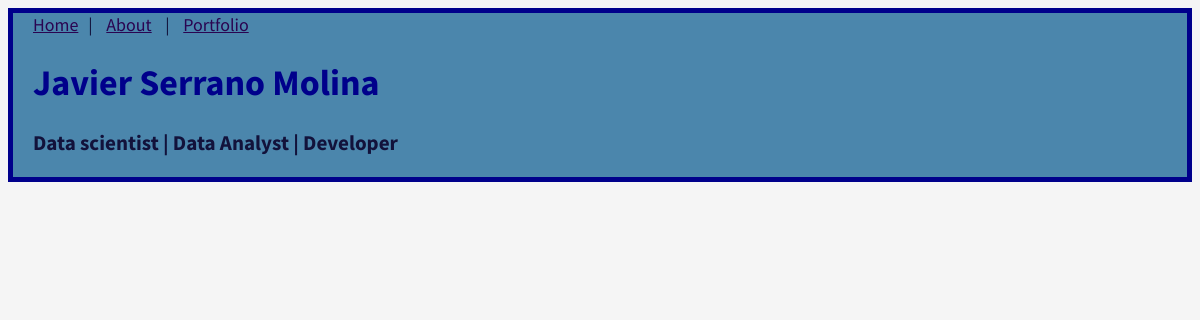
Before: /blog/ with the older database file.
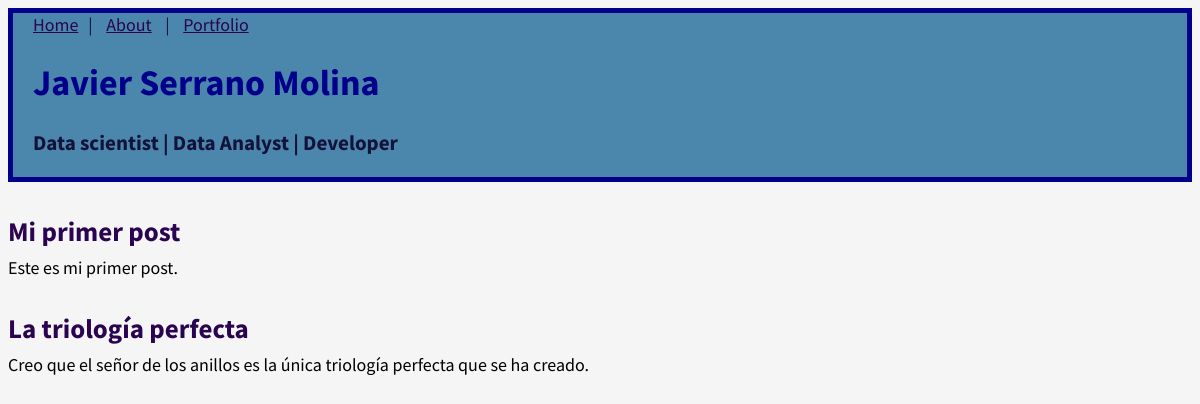
After: the same page with the newer database file.
### blog/models.py (models this page shows, shortened)
class Post(models.Model):
    title = models.CharField(max_length=200)
    author = models.ForeignKey(
        "auth.User",
        on_delete=models.CASCADE,
    )
    body = models.TextField()

### blog/views.py (the view)
# urls.py: path("", BlogListView.as_view(), name="portfolio"),
class BlogListView(ListView):
    model = Post
    template_name = "blog.html"

### templates/blog.html
{% extends "base.html" %}
{% block content %}
{% for post in post_list %}
<div class="post-entry">
    <h2><a href="{% url 'post_detail' post.pk %}">{{ post.title }}</a></h2>
    {% autoescape off %}
    {{ post.body|truncatewords:20|safe }}
    {% endautoescape %}
</div>
{% endfor %}
{% endblock content %}

Changed rows visible on the page:
added Post: title "Mi primer post", body "Este es mi primer post."
added Post: title "La triología perfecta", body "Creo que el señor de los anillos es la única triología perfecta que se ha creado."
